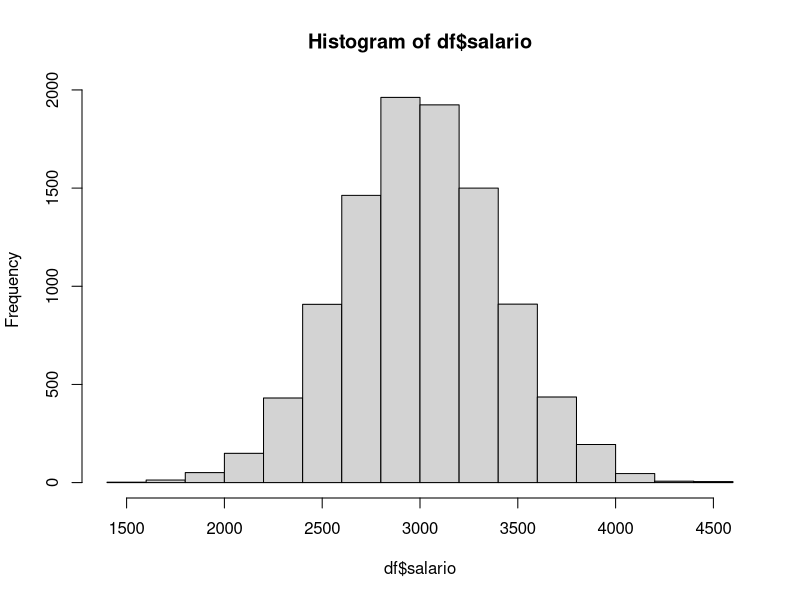
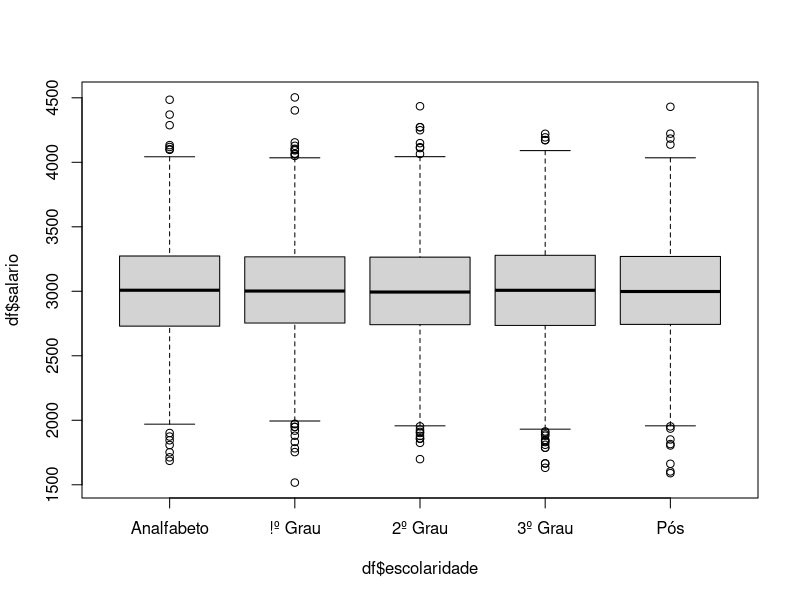
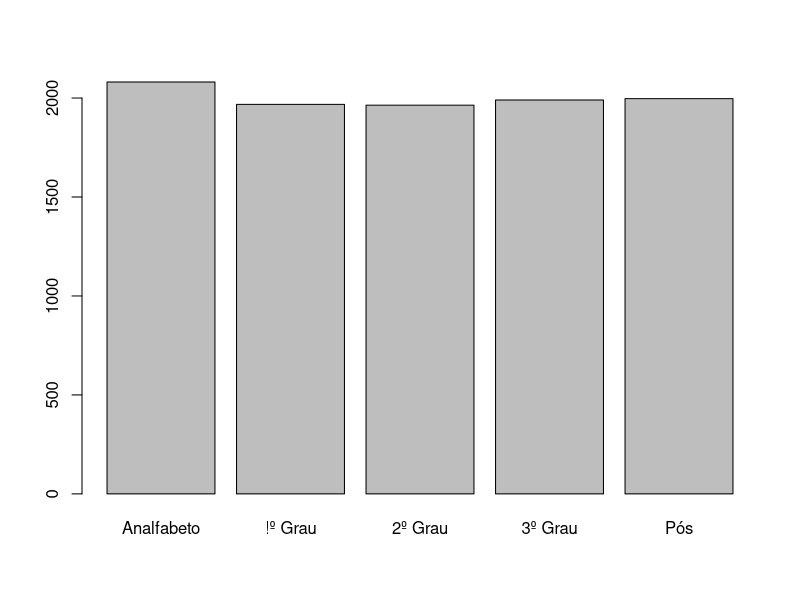
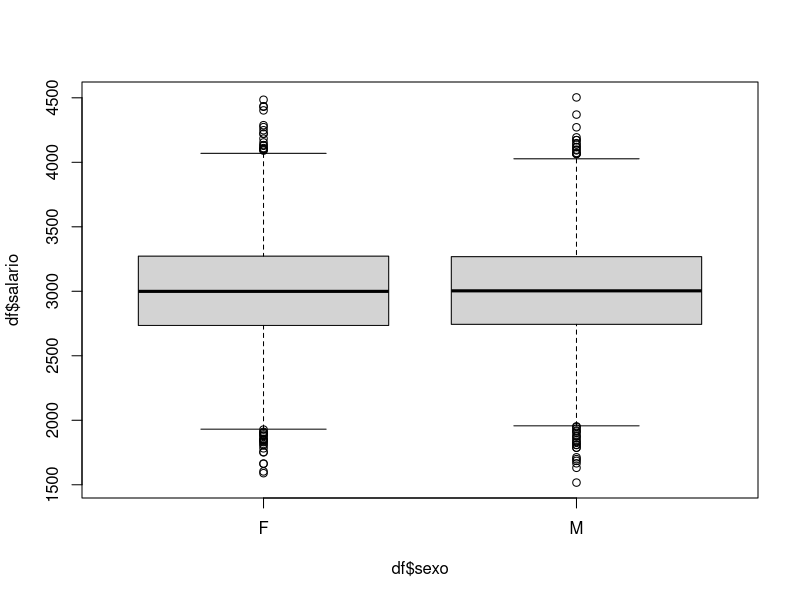
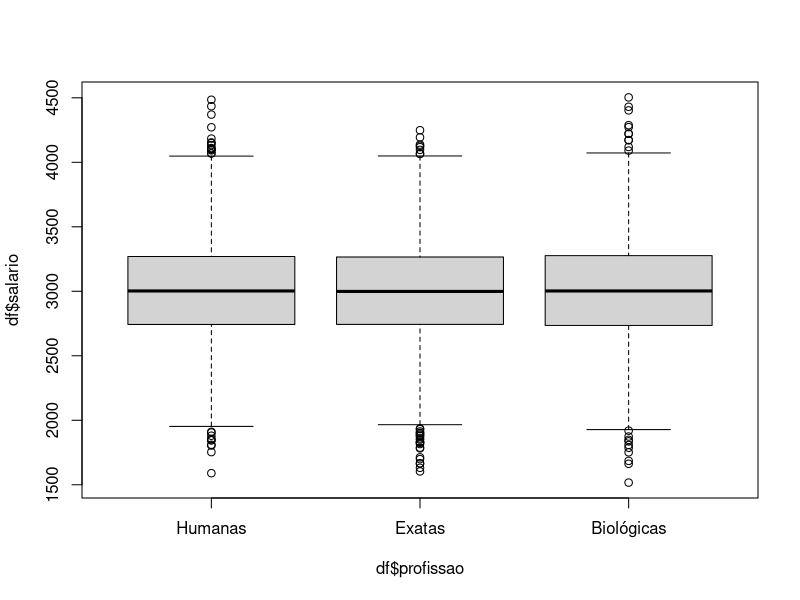

Reproduce these figures in R, in order.
################################################
# Criar dataset com 5 numéricas e 3 categóricas
################################################

# Número de observações
n <- 10000
# Tamanho da população
p <- 100000


########################
# Variáveis categóricas
########################

# A) Variável SEXO, 1 = Masculino, 2 = Feminimo
pop.sexo <- rep(c("M", "F"), p)
sexo.temp <- sample(pop.sexo, n)
sexo.temp
sexo <- as.factor(sexo.temp)
str(sexo)
summary(sexo)

# B) Escolaridade
pop.escolaridade <- rep(c(0, 1, 2, 3, 4), p)
escolaridade.temp <- sample(pop.escolaridade, n)
escolaridade.temp
escolaridade <- factor(escolaridade.temp,
                       levels = c(0, 1, 2, 3, 4),
                       labels = c("Analfabeto", "!º Grau", "2º Grau", "3º Grau", "Pós"),
                       ordered = TRUE
                       )
str(escolaridade)
summary(escolaridade)

# C) Tipo de profissão
pop.profissao <- rep(0:2, p)
profissao.temp <- sample(pop.profissao, n)
profissao.temp
profissao <- factor(profissao.temp,
                    levels = c(0, 1, 2),
                    labels = c("Humanas", "Exatas", "Biológicas"),
                    ordered = FALSE
                    )
str(profissao)
summary(profissao)


########################
# Variáveis numéricas
########################

# A) IDADE em anos completos
idade <- abs(round(rnorm(n, 35, 7),0))
idade
summary(idade)

# B) SALÁRIO mensal
salario <- abs(round(rnorm(n, 3000, 400), 2))
salario
summary(salario)

# C) CARROS em casa
pop.carros <- rep(c(0,1,2,3), p)
carros <- sample(pop.carros, n)
carros
summary(carros)

# D) FILHOS
pop.filhos <- rep(c(0, 1, 2), p)
filhos <- sample(pop.filhos, n)
filhos
summary(filhos)

# E) ALTURA em m
altura <- abs(round(rnorm(n, 1.50, 0.1), 2))
altura
summary(altura)

# F) PESO em Kg
peso <- abs(round(rnorm(n, 70, 6), 2))
peso
summary(peso)


########################
# Cria o dataset
########################
df <- data.frame(id = 1:n,
                 sexo,
                 escolaridade,
                 profissao,
                 idade,
                 salario,
                 carros,
                 filhos,
                 altura,
                 peso
                 )
str(df)
df$imc <- (df$peso / (df$altura^2))
str(df)


########################
# Cálculos com colunas numéricas
########################
sapply(df[,c("idade", "salario", "carros", "filhos", "altura", "peso", "imc")],
       summary)
sapply(df[,c("idade", "salario", "carros", "filhos", "altura", "peso", "imc")],
       sum)



########################
# Gráficos
########################
hist(df$salario)
boxplot(df$salario ~ df$escolaridade)
plot(df$escolaridade)
boxplot(df$salario ~ df$sexo)
boxplot(df$salario ~ df$profissao)